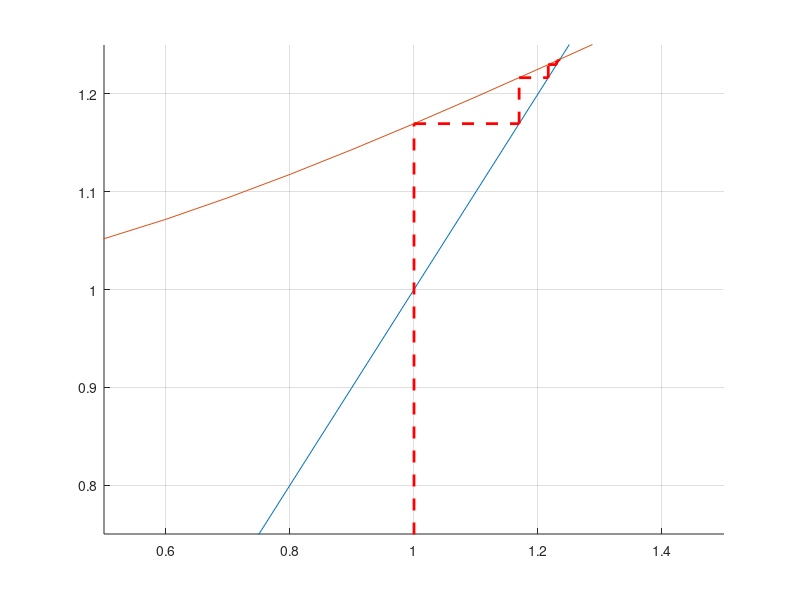

Reproduce this figure in MATLAB. (Note: this script raises an error after producing the figure.)

%% fixed point iteration
f = @(m) m.^2 - m - exp(-m);
g = @(m) (exp(-m) + m).^0.5;
xo = 1;
x = -10:0.1:10;
hold on
grid on
plot(x,x)
plot(x,g(x))
ylim([0.75 1.25]);
xlim([0.5 1.5]);
plot([xo xo],[0 g(xo)],'r--','LineWidth',2)
while abs(f(xo)) > 0.001
    x1 = g(xo)
    x2 = g(x1)
    plot([xo x1],[x1 x1],'r--','LineWidth',2)
    plot([x1 x1],[x1 x2],'r--','LineWidth',2)
    pause(2)
    xo = x1
end
%% Newtons Rapshon method
syms x
y = x.^3 + x + 2;
df = matlabFunction(diff(y));
yy = matlabFunction(y);
xo = 0;
plot(-10:0.1:10,yy(-10:0.1:10))
grid on
ylim([-4 4])
xlim([-2 2])
while abs(yy(xo)) > 1.0e-5
    hold on
    x1 = xo - (yy(xo)/df(xo));
    plot([xo xo],[0 yy(xo)],'r--')
    plot([xo x1],[yy(xo) 0],'r--')
    xo = x1;
    pause(2)
end
    
    